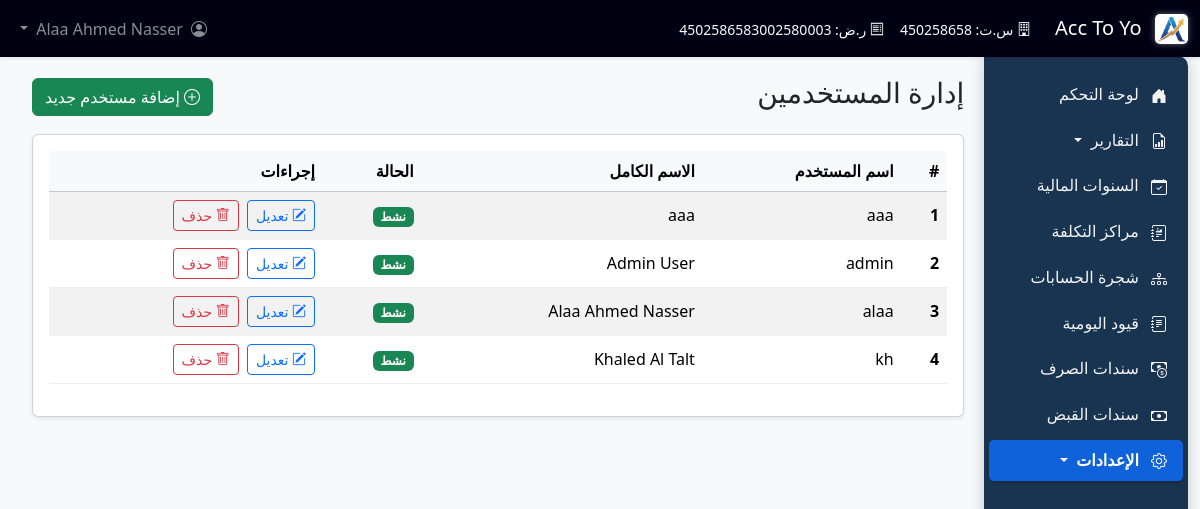
/users (signed in), run on the app's committed database.
### tables this page shows
CREATE TABLE users (
            id INTEGER PRIMARY KEY AUTOINCREMENT,
            username TEXT UNIQUE NOT NULL,
            password_hash TEXT NOT NULL, -- سنخزن الهاش بدلاً من كلمة المرور مباشرة
            full_name TEXT,
            is_active INTEGER DEFAULT 1 -- 1 for active, 0 for inactive
        );

### app.py (the view)
@app.route('/users')
@require_login
def manage_users():
    conn = None
    users = []
    try:
        conn = get_db()
        cursor = conn.cursor()
        cursor.execute("SELECT id, username, full_name, is_active FROM users ORDER BY username")
        users = cursor.fetchall()
    except sqlite3.Error as e:
        flash(f"حدث خطأ أثناء جلب المستخدمين: {e}", "danger")
    finally:
        if conn:
            conn.close()
    return render_template('users.html', users=users)

### app.py (called while the page is built)
@app.before_request
def handle_fiscal_years_alias():
    try:
        conn = get_db()
        cursor = conn.cursor()
        cursor.execute("SELECT name FROM sqlite_master WHERE type='table' AND name='fiscal_years'")
        if not cursor.fetchone():
            cursor.execute("CREATE VIEW IF NOT EXISTS fiscal_years AS SELECT * FROM financial_years")
            conn.commit()
    except sqlite3.Error as e:
        print(f"خطأ في إنشاء fiscal_years view: {e}")
    finally:
        if conn:
            conn.close()

def is_logged_in():
    return 'user_id' in session

def require_login(f):
    @wraps(f)
    def decorated_function(*args, **kwargs):
        if not is_logged_in():
            flash('الرجاء تسجيل الدخول للوصول إلى هذه الصفحة.', 'warning')
            return redirect(url_for('login', next=request.url)) # تمرير الصفحة المطلوبة بعد تسجيل الدخول
        return f(*args, **kwargs)
    return decorated_function

def get_company_profile():
    company_profile_path = os.path.join(os.path.dirname(__file__), 'company_profile.json')
    try:
        with open(company_profile_path, 'r', encoding='utf-8') as file:
            company_profile = json.load(file)
    except Exception as e:
        company_profile = {
            "companyName": "شركة مستويات التشغيل للمقاولات",
            "commercialRegistrationNumber": "450258658",
            "taxIdentificationNumber": "450258658300258",
            "logoPath": "assets/images/logo.png"
        }
        print(f"خطأ في قراءة ملف معلومات الشركة: {e}")
    if 'logoPath' in company_profile:
        if not company_profile['logoPath'].startswith('static/'):
            company_profile['logoPath'] = 'assets/images/logo.png'
    return company_profile

@app.context_processor
def inject_company_profile():
    return {'company_profile': get_company_profile()}

### database.py (called while the page is built)
def get_db():
    conn = sqlite3.connect(DATABASE_NAME)
    conn.row_factory = sqlite3.Row
    conn.execute("PRAGMA foreign_keys = ON")
    return conn

### templates/users.html (shortened to what this page needs)
{% extends 'base.html' %}
{% block content %}
<div class="d-flex justify-content-between align-items-center mb-3">
    <h1 class="h3">إدارة المستخدمين</h1>
    <a href="{{ url_for('add_user') }}" class="btn btn-success">
        <i class="bi bi-plus-circle"></i> إضافة مستخدم جديد
    </a>
</div>
<div class="card shadow-sm">
    <div class="card-body">
        <div class="table-responsive">
            <table class="table table-striped table-hover align-middle">
                <thead class="table-light">
                    <tr>
                        <th scope="col">#</th>
                        <th scope="col">اسم المستخدم</th>
                        <th scope="col">الاسم الكامل</th>
                        <th scope="col">الحالة</th>
                        <th scope="col">إجراءات</th>
                    </tr>
                </thead>
                <tbody>
                    {% if users %}
                        {% for user in users %}
                        <tr>
                            <th scope="row">{{ loop.index }}</th>
                            <td>{{ user.username }}</td>
                            <td>{{ user.full_name }}</td>
                            <td>
                                {% if user.is_active %}
                                    <span class="badge bg-success">نشط</span>
                                {% else %}
                                    <span class="badge bg-danger">غير نشط</span>
                                {% endif %}
                            </td>
                            <td>
                                <a href="{{ url_for('edit_user', user_id=user.id) }}" class="btn btn-sm btn-outline-primary me-1" title="تعديل">
                                    <i class="bi bi-pencil-square"></i> تعديل
                                </a>
                                <form action="{{ url_for('delete_user', user_id=user.id) }}" method="POST" style="display: inline;" onsubmit="return confirm('هل أنت متأكد من رغبتك في حذف هذا المستخدم؟ سيتم حذف بياناته بشكل نهائي.');">
                                    <button type="submit" class="btn btn-sm btn-outline-danger" title="حذف">
                                        <i class="bi bi-trash"></i> حذف
                                    </button>
                                </form>
                            </td>
                        </tr>
                        {% endfor %}
                    {% else %}
                        <tr>
                            <td colspan="5" class="text-center text-muted">لا يوجد مستخدمون لعرضهم.</td>
                        </tr>
                    {% endif %}
                </tbody>
            </table>
        </div>
    </div>
</div>
{% endblock %}

### templates/base.html (shortened to what this page needs)
<!doctype html>
<html lang="ar" dir="rtl">
<head>
    <link href="https://cdn.jsdelivr.net/npm/bootstrap@5.3.3/dist/css/bootstrap.rtl.min.css" rel="stylesheet">
    <link rel="stylesheet" href="https://cdn.jsdelivr.net/npm/bootstrap-icons@1.11.3/font/bootstrap-icons.min.css">
    <link rel="stylesheet" href="{{ url_for('static', filename='css/custom_style.css') }}">
</head>
<body>
    <nav class="navbar navbar-expand-md navbar-dark bg-dark fixed-top">
        <div class="container-fluid">
            <a class="navbar-brand" href="{{ url_for('financial_performance.financial_performance_report_view') }}">
                <img src="{{ url_for('static', filename='images/logo.png') }}" alt="ACC TOO YOU" height="30" class="d-inline-block align-text-top me-2" style="filter: drop-shadow(0 0 3px rgba(255,255,255,0.4)); border-radius: 5px; transition: all 0.3s ease; mix-blend-mode: screen;">
                {{ company_profile.companyName if company_profile else "Acc Too You" }}
            </a>
            <div class="collapse navbar-collapse" id="navbarMain">
                <ul class="navbar-nav me-auto mb-2 mb-md-0">
                    <li class="nav-item">
                        <span class="nav-link text-light">
                            <small><i class="bi bi-building"></i> س.ت: {{ company_profile.commercialRegistrationNumber if company_profile }}</small>
                        </span>
                    </li>
                    <li class="nav-item">
                        <span class="nav-link text-light">
                            <small><i class="bi bi-receipt"></i> ر.ض: {{ company_profile.taxIdentificationNumber if company_profile }}</small>
                        </span>
                    </li>
                </ul>
                <ul class="navbar-nav ms-auto mb-2 mb-md-0">
                    {% if session.user_id %}
                        <li class="nav-item dropdown">
                            <a class="nav-link dropdown-toggle" href="#" id="navbarDropdownUser" role="button" data-bs-toggle="dropdown" aria-expanded="false">
                                <i class="bi bi-person-circle me-1"></i> {{ session.full_name or session.username }}
                            </a>
                        </li>
                    {% else %}
                        <li class="nav-item">
                            <a class="nav-link" href="{{ url_for('login') }}">تسجيل الدخول</a>
                        </li>
                    {% endif %}
                </ul>
            </div>
        </div>
    </nav>
    <div class="container-fluid">
        <div class="row g-0">
            {% if session.user_id %}
            <nav id="sidebarMenu" class="col-auto sidebar">
                <ul class="nav flex-column">
                    <li class="nav-item">
                        <a class="nav-link {% if request.endpoint == 'dashboard' %}active{% endif %}" aria-current="page" href="{{ url_for('financial_performance.financial_performance_report_view') }}">
                            <i class="bi bi-house-door-fill"></i>
                            <span class="link-text">لوحة التحكم</span>
                        </a>
                    </li>
                    <li class="nav-item dropdown">
                        <a class="nav-link dropdown-toggle " href="#" id="reportsDropdown" role="button" data-bs-toggle="dropdown" aria-expanded="false">
                            <i class="bi bi-file-earmark-bar-graph"></i>
                            <span class="link-text">التقارير</span>
                        </a>
                    </li>
                    <li class="nav-item">
                        <a class="nav-link " href="{{ url_for('manage_financial_years') }}">
                            <i class="bi bi-calendar-check"></i>
                            <span class="link-text">السنوات المالية</span>
                        </a>
                    </li>
                    <li class="nav-item">
                        <a class="nav-link " href="{{ url_for('list_cost_centers') }}">
                            <i class="bi bi-journal-richtext"></i>
                            <span class="link-text">مراكز التكلفة</span>
                        </a>
                    </li>
                    <li class="nav-item">
                        <a class="nav-link " href="{{ url_for('list_accounts') }}">
                            <i class="bi bi-diagram-3"></i>
                            <span class="link-text">شجرة الحسابات</span>
                        </a>
                    </li>
                    <li class="nav-item">
                        <a class="nav-link {% if request.endpoint.startswith('list_journal_vouchers') or request.endpoint.startswith('add_journal_voucher') %}active{% endif %}" href="{{ url_for('list_journal_vouchers') }}">
                          <i class="bi bi-journal-text"></i>
                          <span class="link-text">قيود اليومية</span>
                        </a>
                    </li>
                    <li class="nav-item">
                        <a class="nav-link " href="{{ url_for('list_payment_vouchers') }}">
                          <i class="bi bi-cash-coin"></i>
                          <span class="link-text">سندات الصرف</span>
                        </a>
                    </li>
                    <li class="nav-item">
                        <a class="nav-link " href="{{ url_for('list_receipt_vouchers') }}">
                          <i class="bi bi-cash"></i>
                          <span class="link-text">سندات القبض</span>
                        </a>
                    </li>
                    <li class="nav-item dropdown">
                        <a class="nav-link dropdown-toggle {% if request.endpoint.startswith('edit_company_profile') or request.endpoint.startswith('manage_users') %}active{% endif %}" href="#" id="settingsDropdown" role="button" data-bs-toggle="dropdown" aria-expanded="false">
                            <i class="bi bi-gear"></i>
                            <span class="link-text">الإعدادات</span>
                        </a>
                    </li>
                </ul>
            </nav>
            {% endif %}
            <main class="col">
                {% block content %}{% endblock %}
            </main>
        </div>
    </div>
</body>
</html>

### static/css/custom_style.css (style rules this page uses)
.table tbody tr { border-bottom: 1px solid #eee; }

### templates/base.html (style rules this page uses)
body { padding-top: 56px; background-color: #f8f9fa; }
.sidebar { display: flex; flex-direction: column; height: calc(100vh - 56px); position: sticky; top: 56px; background-color: rgba(0, 31, 63, 0.9); padding-top: 1rem; box-shadow: 0 0 15px rgba(0, 0, 0, 0.2); overflow-y: auto; z-index: 100; border-radius: 0 10px 10px 0; backdrop-filter: blur(5px); margin-right: 0px; transition: all 0.3s ease; min-width: calc(200px + 0.1cm); width: auto; }
.sidebar .nav-link { color: #f2f2f2; padding: .5rem 1rem; white-space: nowrap; border-radius: 5px; margin: 2px 5px; transition: all 0.2s ease; }
.sidebar .nav-link.active { font-weight: bold; color: #fff; background-color: rgba(13, 110, 253, 0.8); box-shadow: 0 2px 5px rgba(0, 0, 0, 0.2); }
.sidebar .nav-link .bi { margin-left: 8px; vertical-align: middle; width: 1.25em; text-align: center; }
.navbar { box-shadow: 0 .125rem .25rem rgba(0,0,0,.075); background-color: #010013 !important; }
main.col { padding: 20px; }
html { scroll-behavior: smooth; }

### data on the page
users: full_name "Alaa Ahmed Nasser", username "alaa", is_active "نشط"
users: username "aaa", full_name "aaa", is_active "نشط"
users: username "admin", full_name "Admin User", is_active "نشط"
users: username "kh", full_name "Khaled Al Talt", is_active "نشط"

### other printed values
{{ company_profile.companyName if company_profile else "Acc Too You" }} "Acc To Yo"
{{ company_profile.commercialRegistrationNumber if company_profile }} "450258658"
{{ company_profile.taxIdentificationNumber if company_profile }} "4502586583002580003"
